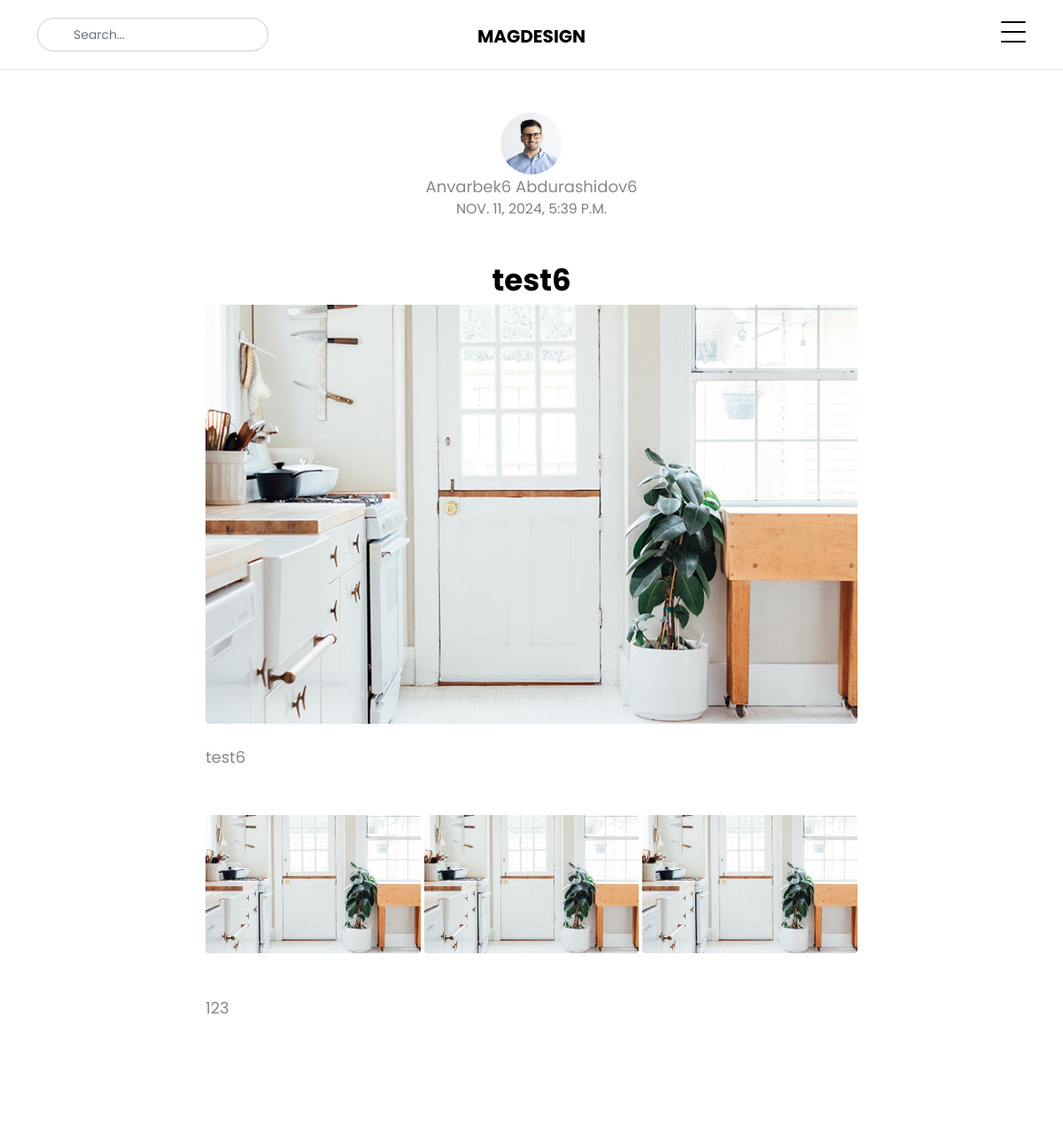
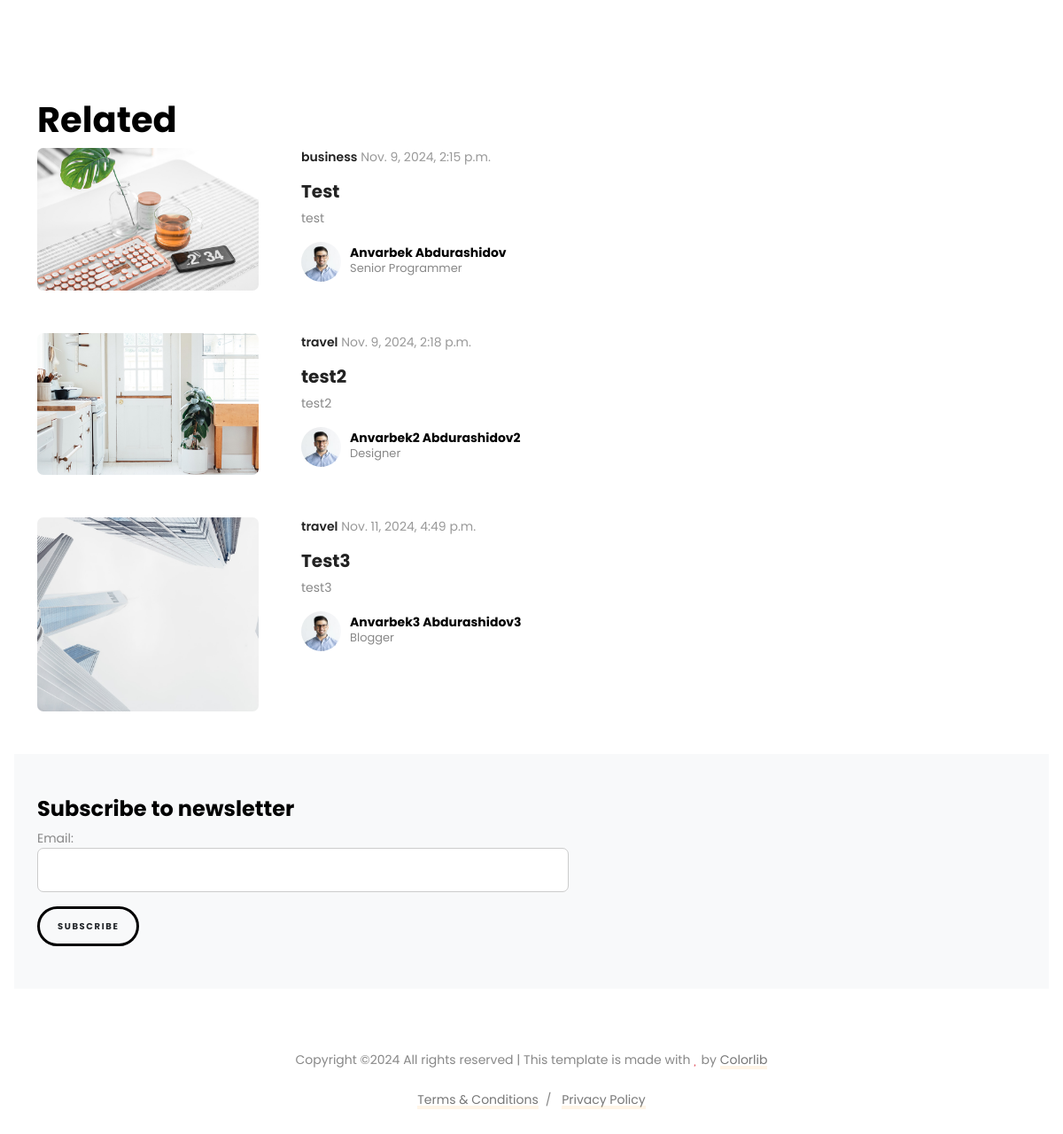
The app's page /details/6/ with its own data (2 pictures, top to bottom).
### magazine/models.py (models this page shows, shortened)
class Post(models.Model):
    image = models.ImageField(upload_to='posts_image/')
    category = models.CharField(max_length=221)
    title = models.CharField(max_length=221)
    description = RichTextField()
    description2 = RichTextField()
    author_image = models.ImageField(upload_to='author_image/')
    author_name = models.CharField(max_length=221)
    author_job = models.CharField(max_length=221)
    post_add_time = models.DateTimeField(auto_now_add=True)

### magazine/views.py (the view)
# urls.py: path('details/<int:pk>/', details, name='details'),
def details(request, pk):
    detail = get_object_or_404(Post, id=pk)
    category = Post.objects.values_list('category', flat=True).distinct()
    post = Post.objects.all()[:3]
    email_form = EmailForm()
    if request.method == 'POST':
        email_form = EmailForm(data=request.POST)
        if email_form.is_valid:
            email_form.save()
    context = {
        'details': detail,
        'email_form': email_form,
        'posts': post,
        'categories': category,
    }
    return render(request, 'single.html', context)

### magazine/forms.py
class EmailForm(forms.ModelForm):
    class Meta:
        model = SendEmail
        fields = '__all__'
        widgets = {
            'email': forms.TextInput(attrs={'class': 'form-control', 'style': 'width: 600px; border'}),
        }

### templates/single.html (shortened to what this page needs)
<!doctype html>
{% load static %}
<html lang="en">
<head>
    <link rel="stylesheet" href="{% static 'fonts/icomoon/style.css' %}">
    <link rel="stylesheet" href="{% static 'fonts/flaticon/font/flaticon.css' %}">
    <link rel="stylesheet" href="{% static 'css/tiny-slider.css' %}">
    <link rel="stylesheet" href="{% static 'css/glightbox.min.css' %}">
    <link rel="stylesheet" href="{% static 'css/aos.css' %}">
    <link rel="stylesheet" href="{% static 'css/style.css' %}">
</head>
<body>
<nav class="site-nav">
    <div class="container">
        <div class="site-navigation">
            <div class="row">
                <div class="col-md-6 text-center order-1 order-md-2 mb-3 mb-md-0">
                    <a href="{% url 'index' %}" class="logo m-0 text-uppercase">MagDesign</a>
                </div>
                <div class="col-md-3 order-3 order-md-1">
                    <form action="{% url 'search' %}" class="search-form">
                        <input name="search" type="search" class="form-control" placeholder="Search...">
                    </form>
                </div>
                <div class="col-md-3 text-end order-2 order-md-3 mb-3 mb-md-0">
                    <div class="d-flex">
                        <a
                                class="burger ms-auto float-end site-menu-toggle js-menu-toggle d-inline-block"
                                data-toggle="collapse" data-target="#main-navbar">
                            <span></span>
                        </a>
                    </div>
                </div>
            </div>
        </div>
    </div>
</nav>
<div class="section post-section pt-5">
    <div class="container">
        <div class="row justify-content-center">
            <div class="col-lg-8">
                <div class="text-center">
                    <img src="{{details.author_image.url}}" alt="Image"
                         class="author-pic img-fluid rounded-circle mx-auto">
                </div>
                <span class="d-block text-center">{{details.author_name}}</span>
                <span class="date d-block text-center small text-uppercase text-black-50 mb-5">{{details.post_add_time}}</span>
                <h2 class="heading text-center">{{details.title}}</h2>
                <img src="{{details.image.url}}" alt="Image" class="img-fluid rounded mb-4">
                <p>{{details.description}}</p>
                <div class="row g-1 my-5">
                    {% for image in posts %}
                    <div class="col-lg-4" style="margin-left: px">
                        <a href="" class="glightbox"><img src="{{details.image.url}}" alt="Image"
                                                          class="img-fluid rounded"></a>
                    </div>
                    {% endfor %}
                </div>
                <p>{{details.description2}}</p>
            </div>
        </div>
    </div>
</div>
<div class="section pb-0">
    <div class="container">
        <div class="row">
            <div class="col-lg-12">
                <h2 class="heading">Related</h2>
            </div>
        </div>
        <div class="row justify-content-center">
            {% for post in posts %}
            <div class="col-lg-12">
                <div class="post-entry d-md-flex small-horizontal mb-5">
                    <div class="me-md-5 thumbnail mb-3 mb-md-0">
                        <img src="{{post.image.url}}" alt="Image" class="img-fluid">
                    </div>
                    <div class="content">
                        <div class="post-meta mb-3">
                            <a href="{% url 'details' post.id %}" class="category">{{post.category}}</a>
                            <span class="date">{{post.post_add_time}}</span>
                        </div>
                        <h2 class="heading"><a href="{% url 'details' post.id %}">{{post.title}}</a></h2>
                        <p>{{post.description}}</p>
                        <a href="{% url 'details' post.id %}" class="post-author d-flex align-items-center">
                            <div class="author-pic">
                                <img src="{{post.author_image.url}}" alt="Image">
                            </div>
                            <div class="text">
                                <strong>{{post.author_name}}</strong>
                                <span>{{post.author_job}}</span>
                            </div>
                        </a>
                    </div>
                </div>
            </div>
            {% endfor %}
        </div>
    </div>
</div>
<div class="py-5 bg-light mx-md-3 sec-subscribe">
    <div class="container">
        <div class="row">
            <div class="col-lg-12">
                <h2 class="h4 fw-bold">Subscribe to newsletter</h2>
            </div>
        </div>
        <form method="post">
            <div style="width: 800px; ">
                {{email_form.as_p}}
            </div>
            <button type="submit" class="btn btn-warning" style="border: solid black">Subscribe</button>
        </form>
    </div>
</div>
<div class="site-footer">
    <div class="container">
        <div class="row justify-content-center copyright">
            <div class="col-lg-7 text-center">
                <div class="widget">
                    <p>Copyright &copy;<script>document.write(new Date().getFullYear());</script>
                        All rights reserved | This template is made with <i class="icon-heart text-danger"
                                                                            aria-hidden="true"></i> by <a
                                href="https://colorlib.com" target="_blank" rel="nofollow noopener">Colorlib</a>
                    </p>
                    <div class="d-block">
                        <a href="single.html#" class="m-2">Terms &amp; Conditions</a>/
                        <a href="single.html#" class="m-2">Privacy Policy</a>
                    </div>
                </div>
            </div>
        </div>
    </div>
</div>
</body>
</html>

### records on screen
Post: author_image (picture), author_name "Anvarbek6 Abdurashidov6", post_add_time "NOV. 11, 2024, 5:39 P.M.", title "test6", image (picture), description "test6", description2 "123"
Post: image (picture), category "business", post_add_time "Nov. 9, 2024, 2:15 p.m.", title "Test", description "test", author_image (picture), author_name "Anvarbek Abdurashidov", author_job "Senior Programmer"
Post: image (picture), category "travel", post_add_time "Nov. 9, 2024, 2:18 p.m.", title "test2", description "test2", author_image (picture), author_name "Anvarbek2 Abdurashidov2", author_job "Designer"
Post: image (picture), category "travel", post_add_time "Nov. 11, 2024, 4:49 p.m.", title "Test3", description "test3", author_image (picture), author_name "Anvarbek3 Abdurashidov3", author_job "Blogger"
